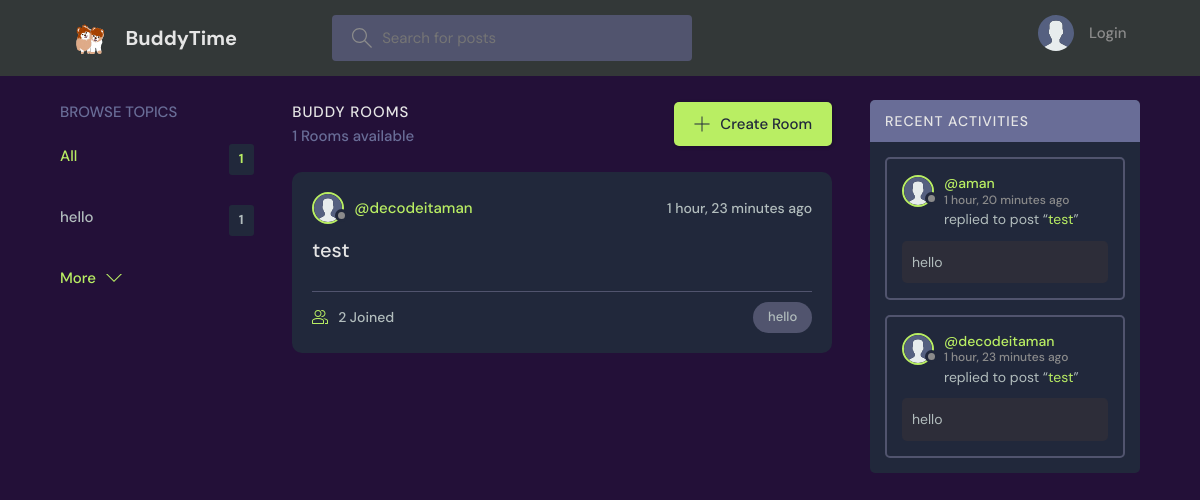
Before: / with the older database file.
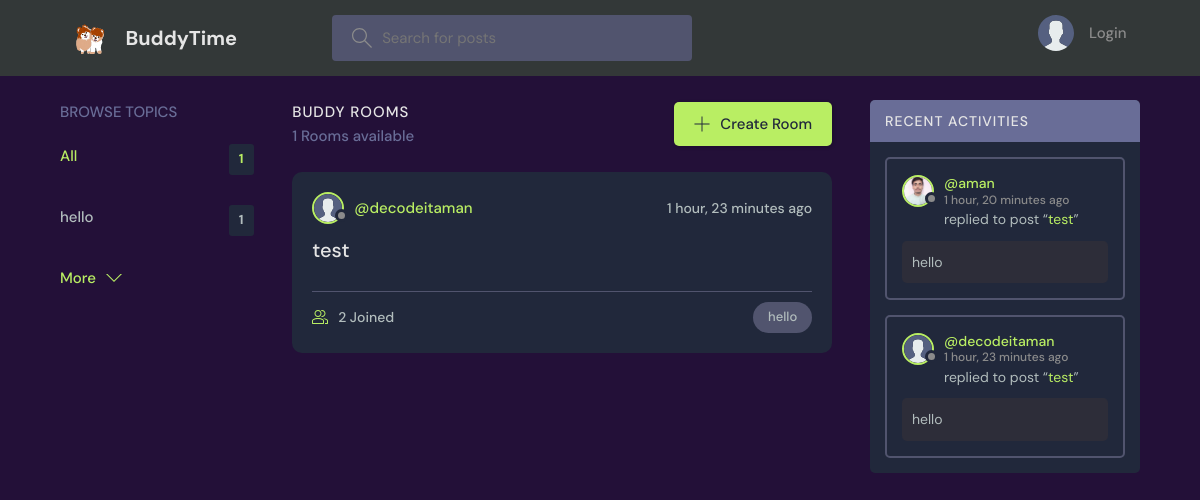
After: the same page with the newer database file.
### base/models.py (models this page shows, shortened)
class Message(models.Model):
    user = models.ForeignKey(User, on_delete=models.CASCADE)
    room = models.ForeignKey(Room, on_delete=models.CASCADE)
    body = models.TextField()
    updated = models.DateTimeField(auto_now=True)
    created = models.DateTimeField(auto_now_add=True)
    class Meta:
        ordering = ['-updated', '-created']

class User(AbstractUser):
    name = models.CharField(max_length=200, null=True)
    email = models.EmailField(unique=True, null=True)
    bio = models.TextField(null=True)
    avatar = models.ImageField(null=True, default="avatar.svg")
    USERNAME_FIELD = 'email'
    REQUIRED_FIELDS = ['username']

class Room(models.Model):
    host = models.ForeignKey(User, on_delete=models.SET_NULL, null=True)
    topic = models.ForeignKey(Topic, on_delete=models.SET_NULL, null=True)
    name = models.CharField(max_length=200)
    description = models.TextField(null=True, blank=True)
    participants = models.ManyToManyField(
        User, related_name='participants', blank=True)
    updated = models.DateTimeField(auto_now=True)
    created = models.DateTimeField(auto_now_add=True)
    class Meta:
        ordering = ['-updated', '-created']
    def __str__(self):
        return self.name

### base/views.py (the view)
# urls.py: path('', views.home, name="home"),
def home(request):
    q = request.GET.get('q') if request.GET.get('q') != None else ''
    rooms = Room.objects.filter(
        Q(topic__name__icontains=q) |
        Q(name__icontains=q) |
        Q(description__icontains=q)
    )
    topics = Topic.objects.all()[0:5]
    room_count = rooms.count()
    room_messages = Message.objects.filter(
        Q(room__topic__name__icontains=q))[0:3]
    context = {'rooms': rooms, 'topics': topics,
               'room_count': room_count, 'room_messages': room_messages}
    return render(request, 'base/home.html', context)

### base/templates/base/home.html (shortened to what this page needs)
{% extends 'main.html' %}
{% block content %}
<main class="layout layout--3">
  <div class="container">
    {% include 'base/topics_component.html' %}
    <div class="roomList">
      <div class="roomList__header">
        <div>
          <h2>Buddy Rooms</h2>
          <p>{{room_count}} Rooms available</p>
        </div>
        <a class="btn btn--main" href="{% url 'create-room' %}">
          <svg version="1.1" xmlns="http://www.w3.org/2000/svg" width="32" height="32" viewBox="0 0 32 32">
            <title>add</title>
            <path
              d="M16.943 0.943h-1.885v14.115h-14.115v1.885h14.115v14.115h1.885v-14.115h14.115v-1.885h-14.115v-14.115z">
            </path>
          </svg>
          Create Room
        </a>
      </div>
      {% include 'base/feed_component.html' %}
    </div>
    {% include 'base/activity_component.html' %}
  </div>
</main>
{% endblock %}

### base/templates/base/activity_component.html (shortened to what this page needs)
<div class="activities">
    <div class="activities__header">
        <h2>Recent Activities</h2>
    </div>
    {% for message in room_messages %}
    <div class="activities__box">
        <div class="activities__boxHeader roomListRoom__header">
            <a href="{% url 'user-profile' message.user.id %}" class="roomListRoom__author">
                <div class="avatar avatar--small">
                    <img src="{{message.user.avatar.url}}" />
                </div>
                <p>
                    @{{message.user.username}}
                    <span>{{message.created|timesince}} ago</span>
                </p>
            </a>
        </div>
        <div class="activities__boxContent">
            <p>replied to post “<a href="{% url 'room' message.room.id %}">{{message.room}}</a>”</p>
            <div class="activities__boxRoomContent">{{message.body}}</div>
        </div>
    </div>
    {% endfor %}
</div>

Changed rows visible on the page:
changed through a linked row, Message "1 hour, 20 minutes": user.avatar: picture added in place of a placeholder
